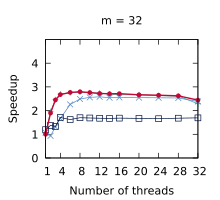

Here is the gnuplot script that generated this plot:
set title "m = 32"
set terminal pdf size 2.2,2.0
set output "./results/Compactions_n___4,194,304,_m___32.pdf"
set key off
set xrange [1:32]
set xtics (1, 4, 8, 12, 16, 20, 24, 28, 32)
set xlabel "Number of threads"
set yrange [0:5]
set ytics (0, 1, 2, 3, 4)
set ylabel "Speedup"
plot './results/Compactions_n___4,194,304,_m___32.dat' using 1:2 title "Outer parallelism" pointsize 0.7 lw 1 pt 1 linecolor rgb "#24A793" with linespoints, \
  './results/Compactions_n___4,194,304,_m___32.dat' using 1:3 title "Inner parallelism" pointsize 0.7 lw 1 pt 2 linecolor rgb "#5287C6" with linespoints, \
  './results/Compactions_n___4,194,304,_m___32.dat' using 1:4 title "OpenMP" pointsize 0.7 lw 1 pt 4 linecolor rgb "#001240" with linespoints, \
  './results/Compactions_n___4,194,304,_m___32.dat' using 1:5 title "Work assisting (our)" pointsize 0.4 lw 2 pt 7 linecolor rgb "#C00A35" with linespoints
